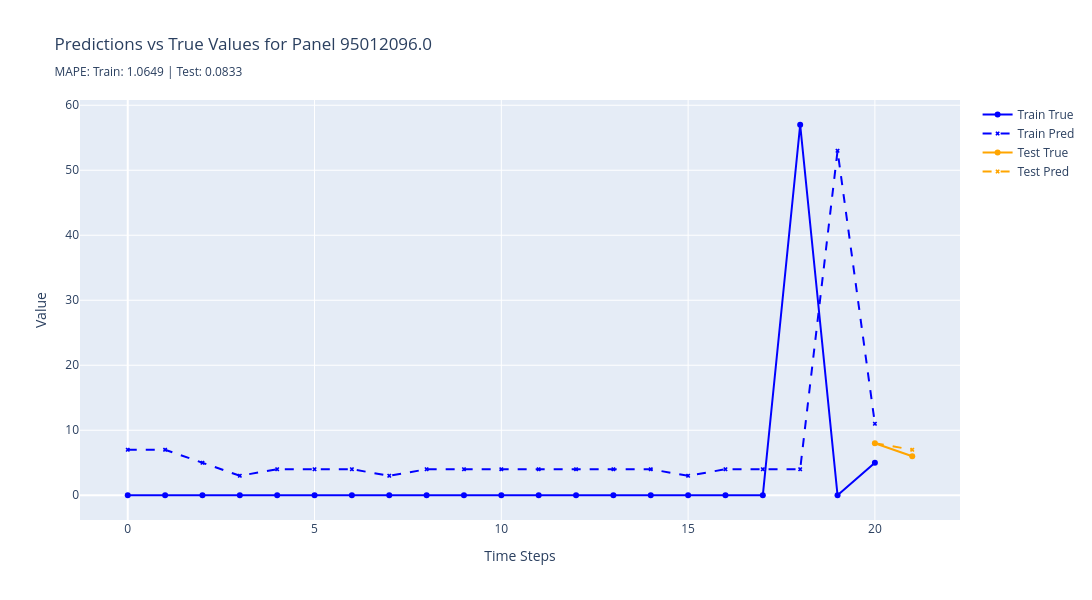
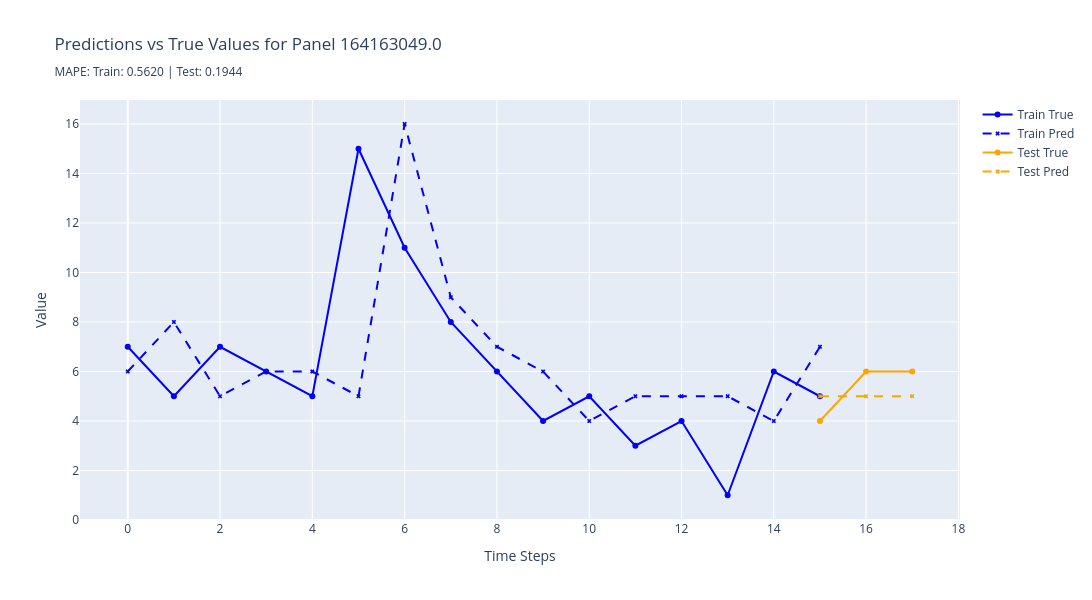
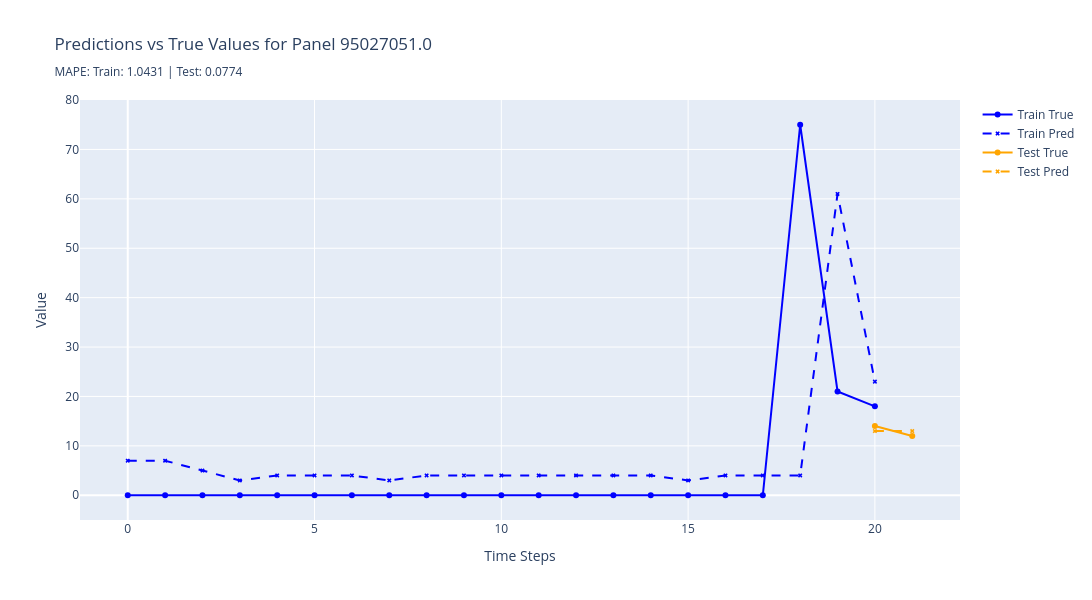
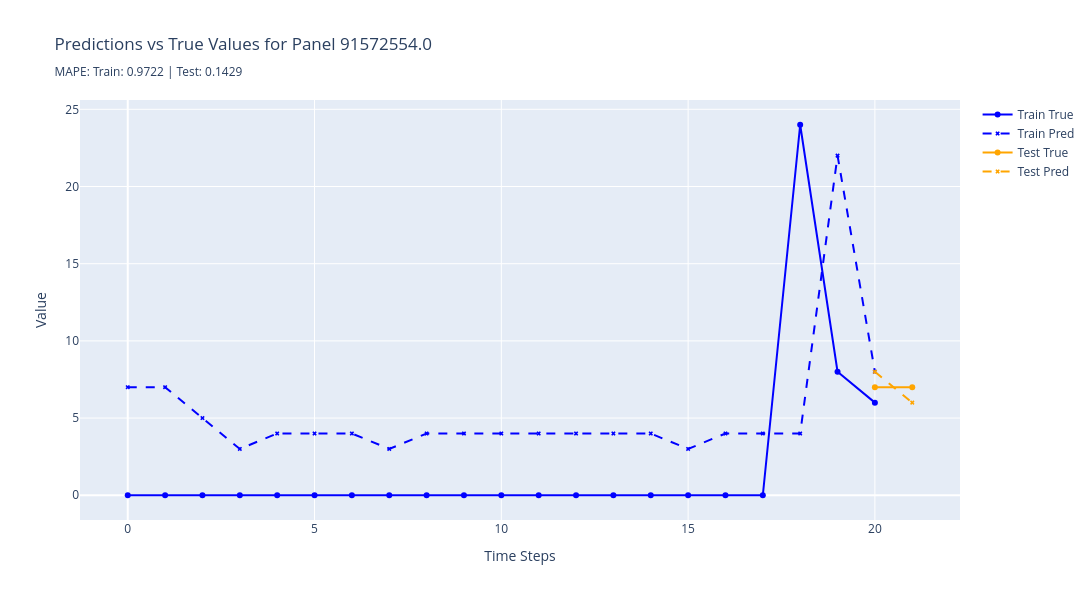

Here is the notebook cell these charts were saved with, in order:
### Code cell
plot_best_predictions(
    results=results,
    n_best=5,
    metric="rmse",
    split_name="test",
)

### Figure 1 — Plotly figure (JSON) as saved in the notebook; plotly's stock layout.template omitted (floating-point values rounded to 4 significant figures)
{"data": [{"line": {"color": "blue"}, "marker": {"size": 6}, "mode": "lines+markers", "name": "Train True", "type": "scatter", "x": [0, 1, 2, 3, 4, 5, 6, 7, 8, 9, 10, 11, 12, 13, 14, 15, 16, 17, 18, 19, 20], "y": [0, 0, 0, 0, 0, 0, 0, 0, 0, 0, 0, 0, 0, 0, 0, 0, 0, 0, 57, 0, 5]}, {"line": {"color": "blue", "dash": "dash"}, "marker": {"size": 4, "symbol": "x"}, "mode": "lines+markers", "name": "Train Pred", "type": "scatter", "x": [0, 1, 2, 3, 4, 5, 6, 7, 8, 9, 10, 11, 12, 13, 14, 15, 16, 17, 18, 19, 20], "y": [7.0, 7.0, 5.0, 3.0, 4.0, 4.0, 4.0, 3.0, 4.0, 4.0, 4.0, 4.0, 4.0, 4.0, 4.0, 3.0, 4.0, 4.0, 4.0, 53.0, 11.0]}, {"line": {"color": "orange"}, "marker": {"size": 6}, "mode": "lines+markers", "name": "Test True", "type": "scatter", "x": [20, 21], "y": [8, 6]}, {"line": {"color": "orange", "dash": "dash"}, "marker": {"size": 4, "symbol": "x"}, "mode": "lines+markers", "name": "Test Pred", "type": "scatter", "x": [20, 21], "y": [8.0, 7.0]}], "layout": {"height": 600, "hovermode": "x unified", "title": {"text": "Predictions vs True Values for Panel 95012096.0<br><sub>MAPE: Train: 1.0649 | Test: 0.0833</sub>"}, "width": 1200, "xaxis": {"title": {"text": "Time Steps"}}, "yaxis": {"title": {"text": "Value"}}}}

### Figure 2 — Plotly figure (JSON) as saved in the notebook; plotly's stock layout.template omitted (floating-point values rounded to 4 significant figures)
{"data": [{"line": {"color": "blue"}, "marker": {"size": 6}, "mode": "lines+markers", "name": "Train True", "type": "scatter", "x": [0, 1, 2, 3, 4, 5, 6, 7, 8, 9, 10, 11, 12, 13, 14, 15], "y": [7, 5, 7, 6, 5, 15, 11, 8, 6, 4, 5, 3, 4, 1, 6, 5]}, {"line": {"color": "blue", "dash": "dash"}, "marker": {"size": 4, "symbol": "x"}, "mode": "lines+markers", "name": "Train Pred", "type": "scatter", "x": [0, 1, 2, 3, 4, 5, 6, 7, 8, 9, 10, 11, 12, 13, 14, 15], "y": [6.0, 8.0, 5.0, 6.0, 6.0, 5.0, 16.0, 9.0, 7.0, 6.0, 4.0, 5.0, 5.0, 5.0, 4.0, 7.0]}, {"line": {"color": "orange"}, "marker": {"size": 6}, "mode": "lines+markers", "name": "Test True", "type": "scatter", "x": [15, 16, 17], "y": [4, 6, 6]}, {"line": {"color": "orange", "dash": "dash"}, "marker": {"size": 4, "symbol": "x"}, "mode": "lines+markers", "name": "Test Pred", "type": "scatter", "x": [15, 16, 17], "y": [5.0, 5.0, 5.0]}], "layout": {"height": 600, "hovermode": "x unified", "title": {"text": "Predictions vs True Values for Panel 164163049.0<br><sub>MAPE: Train: 0.5620 | Test: 0.1944</sub>"}, "width": 1200, "xaxis": {"title": {"text": "Time Steps"}}, "yaxis": {"title": {"text": "Value"}}}}

### Figure 3 — Plotly figure (JSON) as saved in the notebook; plotly's stock layout.template omitted (floating-point values rounded to 4 significant figures)
{"data": [{"line": {"color": "blue"}, "marker": {"size": 6}, "mode": "lines+markers", "name": "Train True", "type": "scatter", "x": [0, 1, 2, 3, 4, 5, 6, 7, 8, 9, 10, 11, 12, 13, 14, 15, 16, 17, 18, 19, 20], "y": [0, 0, 0, 0, 0, 0, 0, 0, 0, 0, 0, 0, 0, 0, 0, 0, 0, 0, 75, 21, 18]}, {"line": {"color": "blue", "dash": "dash"}, "marker": {"size": 4, "symbol": "x"}, "mode": "lines+markers", "name": "Train Pred", "type": "scatter", "x": [0, 1, 2, 3, 4, 5, 6, 7, 8, 9, 10, 11, 12, 13, 14, 15, 16, 17, 18, 19, 20], "y": [7.0, 7.0, 5.0, 3.0, 4.0, 4.0, 4.0, 3.0, 4.0, 4.0, 4.0, 4.0, 4.0, 4.0, 4.0, 3.0, 4.0, 4.0, 4.0, 61.0, 23.0]}, {"line": {"color": "orange"}, "marker": {"size": 6}, "mode": "lines+markers", "name": "Test True", "type": "scatter", "x": [20, 21], "y": [14, 12]}, {"line": {"color": "orange", "dash": "dash"}, "marker": {"size": 4, "symbol": "x"}, "mode": "lines+markers", "name": "Test Pred", "type": "scatter", "x": [20, 21], "y": [13.0, 13.0]}], "layout": {"height": 600, "hovermode": "x unified", "title": {"text": "Predictions vs True Values for Panel 95027051.0<br><sub>MAPE: Train: 1.0431 | Test: 0.0774</sub>"}, "width": 1200, "xaxis": {"title": {"text": "Time Steps"}}, "yaxis": {"title": {"text": "Value"}}}}

### Figure 4 — Plotly figure (JSON) as saved in the notebook; plotly's stock layout.template omitted (floating-point values rounded to 4 significant figures)
{"data": [{"line": {"color": "blue"}, "marker": {"size": 6}, "mode": "lines+markers", "name": "Train True", "type": "scatter", "x": [0, 1, 2, 3, 4, 5, 6, 7, 8, 9, 10, 11, 12, 13, 14, 15, 16, 17, 18, 19, 20], "y": [0, 0, 0, 0, 0, 0, 0, 0, 0, 0, 0, 0, 0, 0, 0, 0, 0, 0, 24, 8, 6]}, {"line": {"color": "blue", "dash": "dash"}, "marker": {"size": 4, "symbol": "x"}, "mode": "lines+markers", "name": "Train Pred", "type": "scatter", "x": [0, 1, 2, 3, 4, 5, 6, 7, 8, 9, 10, 11, 12, 13, 14, 15, 16, 17, 18, 19, 20], "y": [7.0, 7.0, 5.0, 3.0, 4.0, 4.0, 4.0, 3.0, 4.0, 4.0, 4.0, 4.0, 4.0, 4.0, 4.0, 3.0, 4.0, 4.0, 4.0, 22.0, 8.0]}, {"line": {"color": "orange"}, "marker": {"size": 6}, "mode": "lines+markers", "name": "Test True", "type": "scatter", "x": [20, 21], "y": [7, 7]}, {"line": {"color": "orange", "dash": "dash"}, "marker": {"size": 4, "symbol": "x"}, "mode": "lines+markers", "name": "Test Pred", "type": "scatter", "x": [20, 21], "y": [8.0, 6.0]}], "layout": {"height": 600, "hovermode": "x unified", "title": {"text": "Predictions vs True Values for Panel 91572554.0<br><sub>MAPE: Train: 0.9722 | Test: 0.1429</sub>"}, "width": 1200, "xaxis": {"title": {"text": "Time Steps"}}, "yaxis": {"title": {"text": "Value"}}}}
